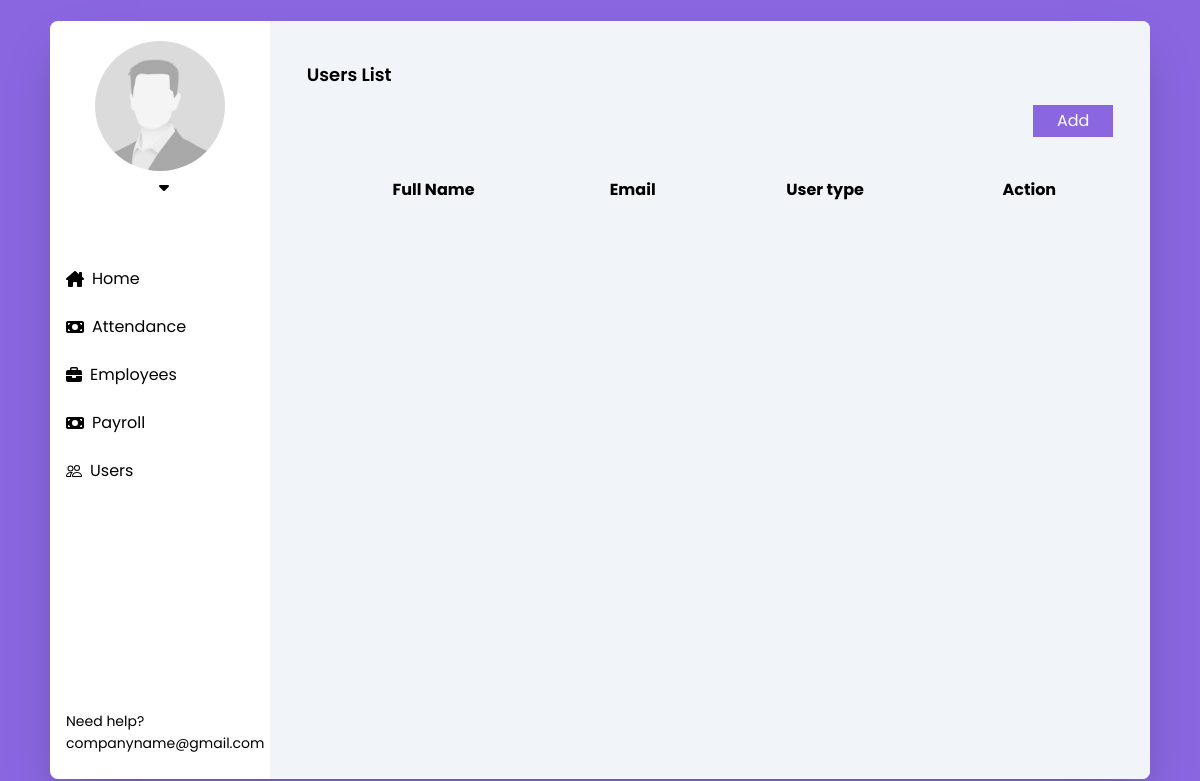
/users.php, run on an earlier commit of the app's database.
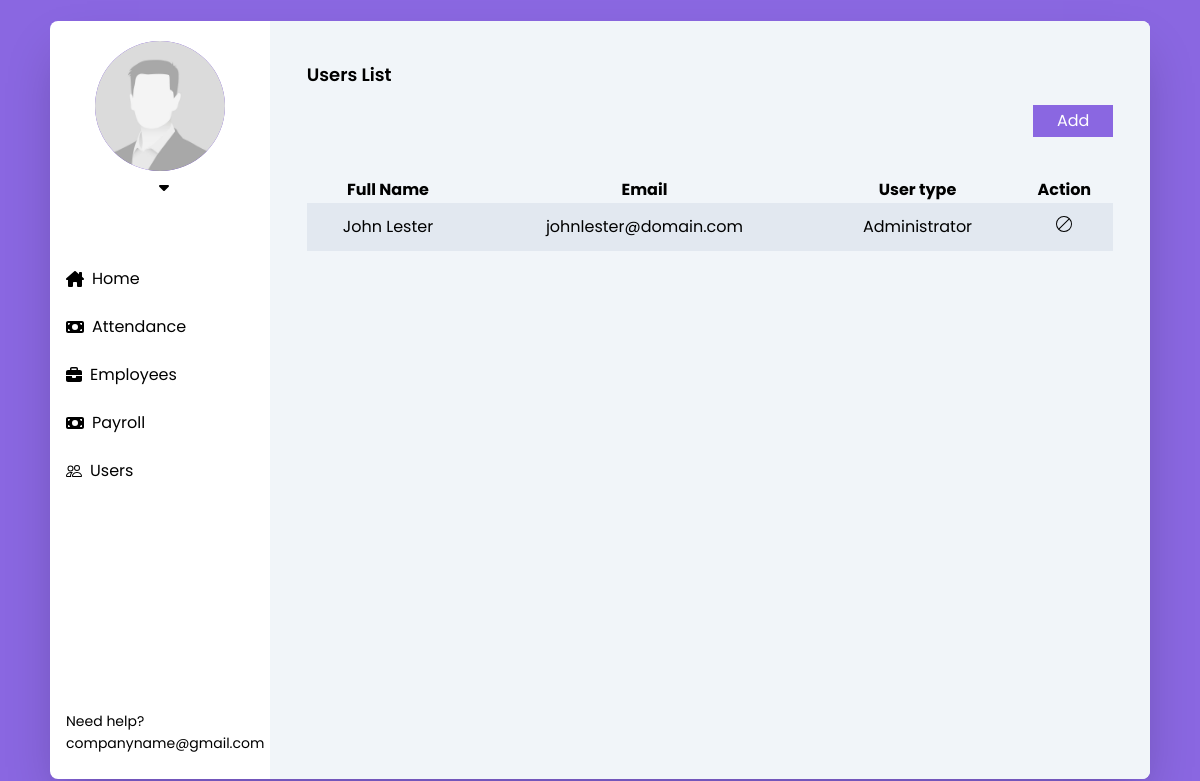
And on a later commit of the database.
### tables this page shows
CREATE TABLE `users` (
  `id` int(11) NOT NULL,
  `name` varchar(255) NOT NULL,
  `email` varchar(255) NOT NULL,
  `password` varchar(255) NOT NULL,
  `type` tinyint(1) NOT NULL COMMENT '0=hr, 1=admin'
);

### public/functions.php (called while the page is built, shortened)
<?php
function isUserAdmin($con, $email){
    $lookUp = "SELECT * FROM users WHERE email = ?";
    $stmt = mysqli_prepare($con, $lookUp);
    mysqli_stmt_bind_param($stmt, "s", $email);
    mysqli_stmt_execute($stmt);
    $result = mysqli_stmt_get_result($stmt);
    $row = mysqli_fetch_assoc($result);
    return false;
}
?>

### public/users.php (the view, shortened to what the changed rows need)
<?php
    include 'database/db.php';
    include 'functions.php';
    $sql = "SELECT * FROM users";
    $query = mysqli_query($con, $sql);
?>
<!DOCTYPE html>
<html lang="en">
<head>
    <link rel="stylesheet" href="style.css">
    <link rel="stylesheet" href="style.css">
</head>
<body class="grid place-items-center min-h-screen bg-main-2">
    <div class="w-11/12 flex bg-white shadow-2xl rounded-lg">
        <div class="bg-slate-100 rounded-tr-lg rounded-br-lg w-[80%]">
            <div class="w-11/12 mx-auto mt-10">
                <h1 class="mb-4 text-lg font-semibold">Users List</h1>
                <div>
                    <table class="w-full text-center">
                        <tr>
                            <th>Full Name</th>
                            <th>Email</th>
                            <th>User type</th>
                            <th>Action</th>
                        </tr>
                        <?php
                            while($row = mysqli_fetch_assoc($query)){
                        ?>
                        <tr class="bg-slate-200">
                            <form action="" method="GET">
                                <td class="py-3"><?php echo $row['name'] ?></td>
                                <td><?php echo $row['email'] ?></td>
                                <td><?php echo ($row['type'] == 1 ? "Administrator" : "Human Resource") ?></td>
                                <td>
                                    <?php if (isUserAdmin($con, $user_email)==1) { ?>
                                        <button name="action" value="delete">
                                        <svg xmlns="http://www.w3.org/2000/svg" height="1em" viewBox="0 0 448 512" class="fill-red-500 px-2">
                                            <path d="M170.5 51.6L151.5 80h145l-19-28.4c-1.5-2.2-4-3.6-6.7-3.6H177.1c-2.7 0-5.2 1.3-6.7 3.6zm147-26.6L354.2 80H368h48 8c13.3 0 24 10.7 24 24s-10.7 24-24 24h-8V432c0 44.2-35.8 80-80 80H112c-44.2 0-80-35.8-80-80V128H24c-13.3 0-24-10.7-24-24S10.7 80 24 80h8H80 93.8l36.7-55.1C140.9 9.4 158.4 0 177.1 0h93.7c18.7 0 36.2 9.4 46.6 24.9zM80 128V432c0 17.7 14.3 32 32 32H336c17.7 0 32-14.3 32-32V128H80zm80 64V400c0 8.8-7.2 16-16 16s-16-7.2-16-16V192c0-8.8 7.2-16 16-16s16 7.2 16 16zm80 0V400c0 8.8-7.2 16-16 16s-16-7.2-16-16V192c0-8.8 7.2-16 16-16s16 7.2 16 16zm80 0V400c0 8.8-7.2 16-16 16s-16-7.2-16-16V192c0-8.8 7.2-16 16-16s16 7.2 16 16z"/>
                                        </svg>
                                        </button>
                                    <?php } else { ?>
                                        <button disabled>
                                        <svg xmlns="http://www.w3.org/2000/svg" width="16" height="16" fill="currentColor" class="bi bi-ban" viewBox="0 0 16 16">
                                            <path d="M15 8a6.97 6.97 0 0 0-1.71-4.584l-9.874 9.875A7 7 0 0 0 15 8M2.71 12.584l9.874-9.875a7 7 0 0 0-9.874 9.874ZM16 8A8 8 0 1 1 0 8a8 8 0 0 1 16 0"/>
                                        </svg>
                                    <?php } ?>
                                <?php } ?>
                                </td>
                            </form>
                    </table>
                </div>
            </div>
        </div>
    </div>
</body>
</html>

What changed in the data, as far as the page shows it:
added users: name "John Lester", email "johnlester@domain.com", type "Administrator"
